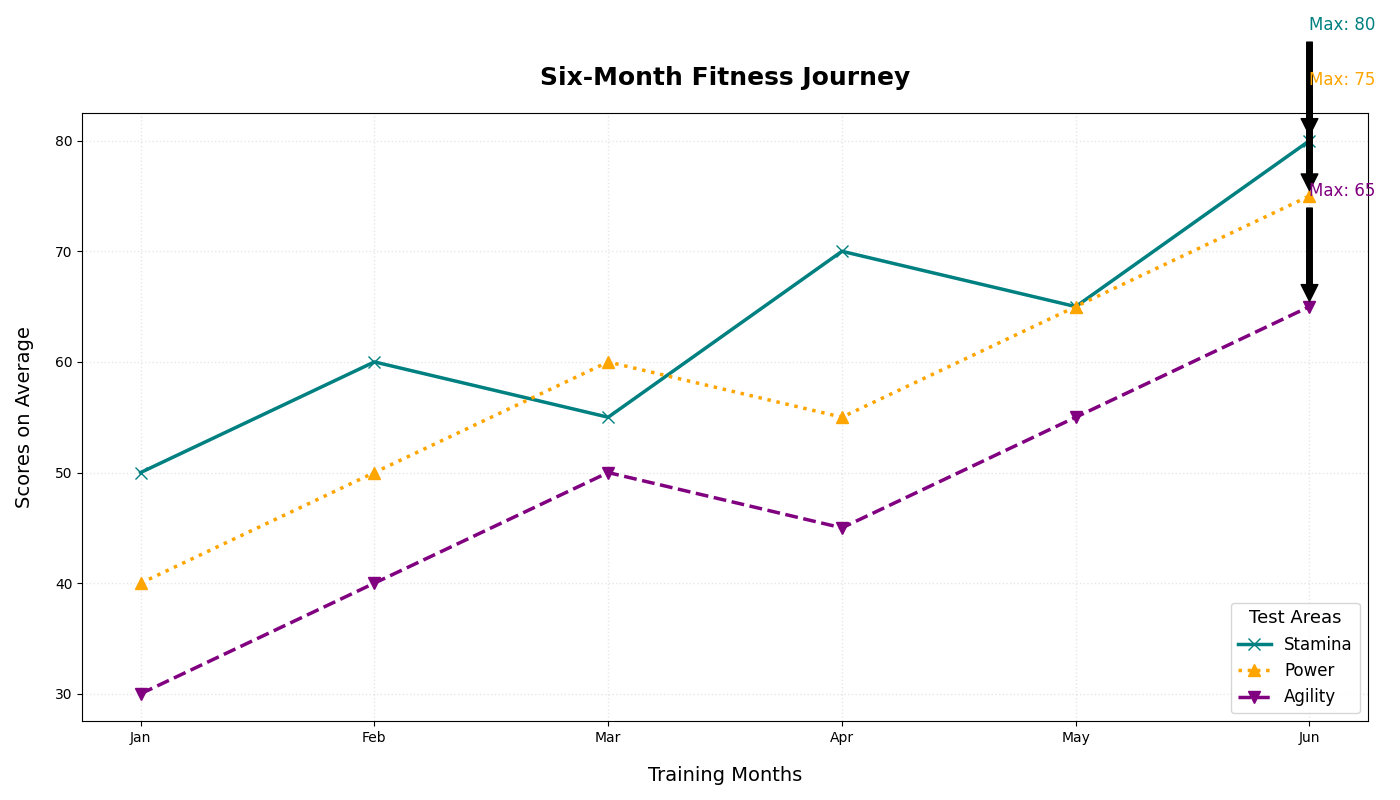

Write the Python code that produced this figure.
import matplotlib.pyplot as plt
import numpy as np

months = np.array(['Jan', 'Feb', 'Mar', 'Apr', 'May', 'Jun'])

endurance_scores = [50, 60, 55, 70, 65, 80]
strength_scores = [40, 50, 60, 55, 65, 75]
flexibility_scores = [30, 40, 50, 45, 55, 65]

x = np.arange(len(months))

fig, ax1 = plt.subplots(figsize=(14, 8))

ax1.plot(months, endurance_scores, marker='x', markersize=8, linewidth=2.5, 
         linestyle='-', color='teal', label='Stamina')

ax1.plot(months, strength_scores, marker='^', markersize=8, linewidth=2.5, 
         linestyle=':', color='orange', label='Power')

ax1.plot(months, flexibility_scores, marker='v', markersize=8, linewidth=2.5, 
         linestyle='--', color='purple', label='Agility')

ax1.set_title("Six-Month Fitness Journey", fontsize=18, fontweight='bold', pad=20)
ax1.set_xlabel("Training Months", fontsize=14, labelpad=15)
ax1.set_ylabel("Scores on Average", fontsize=14, labelpad=15)

ax1.legend(title="Test Areas", title_fontsize='13', fontsize='12', loc='lower right')

ax1.grid(True, linestyle=':', linewidth=1, alpha=0.3)

max_endurance = max(endurance_scores)
max_idx = endurance_scores.index(max_endurance)
ax1.annotate(f'Max: {max_endurance}', xy=(x[max_idx], max_endurance), xytext=(x[max_idx], max_endurance+10),
             arrowprops=dict(facecolor='black', shrink=0.05), fontsize=12, color='teal')

max_strength = max(strength_scores)
max_idx = strength_scores.index(max_strength)
ax1.annotate(f'Max: {max_strength}', xy=(x[max_idx], max_strength), xytext=(x[max_idx], max_strength+10),
             arrowprops=dict(facecolor='black', shrink=0.05), fontsize=12, color='orange')

max_flexibility = max(flexibility_scores)
max_idx = flexibility_scores.index(max_flexibility)
ax1.annotate(f'Max: {max_flexibility}', xy=(x[max_idx], max_flexibility), xytext=(x[max_idx], max_flexibility+10),
             arrowprops=dict(facecolor='black', shrink=0.05), fontsize=12, color='purple')

plt.tight_layout()

plt.show()
